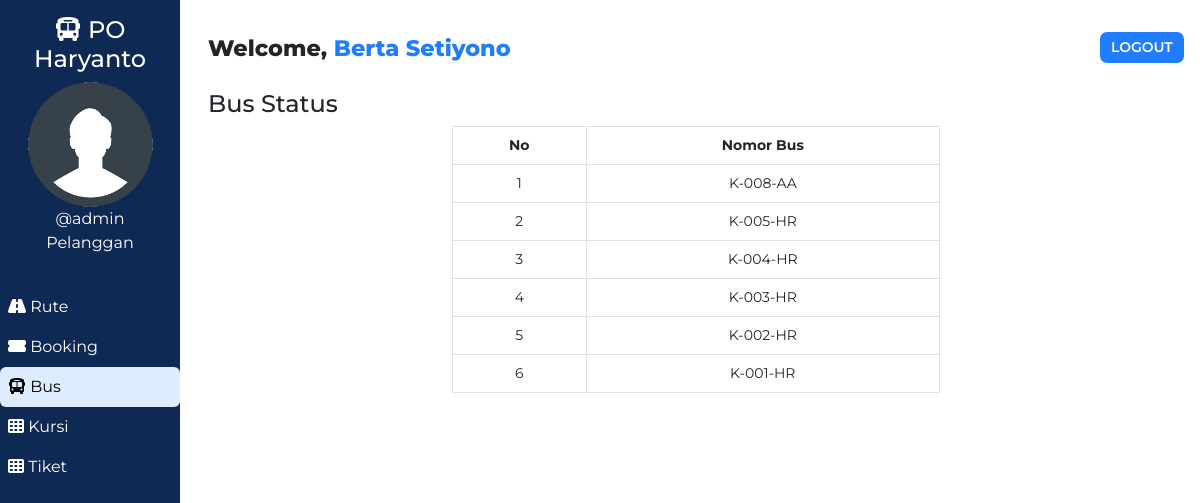
Screenshot of /customer/bus.php (signed in) with the database file from the repository.
### tables this page shows
CREATE TABLE `users` (
  `user_id` int(11) NOT NULL,
  `user_fullname` varchar(100) NOT NULL,
  `user_name` varchar(30) NOT NULL,
  `user_password` varchar(255) NOT NULL,
  `user_created` datetime NOT NULL DEFAULT current_timestamp(),
  `role` varchar(11) NOT NULL
);

CREATE TABLE `buses` (
  `id` int(100) NOT NULL,
  `bus_no` varchar(255) NOT NULL,
  `bus_assigned` tinyint(1) NOT NULL DEFAULT 0,
  `bus_created` datetime NOT NULL DEFAULT current_timestamp()
);

### customer/bus.php (the view, shortened to what this page needs)
<!DOCTYPE html>
<html lang="en">
<head>
    <link href="https://cdn.jsdelivr.net/npm/bootstrap@5.0.1/dist/css/bootstrap.min.css" rel="stylesheet">
    <?php
        $page="bus";
    ?>
</head>
<body>
    <?php require '../assets/partials/_cust-header.php';?>
        <?php
            $resultSql = "SELECT * FROM `buses` ORDER BY bus_created DESC";
            $resultSqlResult = mysqli_query($conn, $resultSql);
            if(!mysqli_num_rows($resultSqlResult)){ ?>
                <div class="container mt-4">
                    <div id="noCustomers" class="alert alert-dark " role="alert">
                        <h1 class="alert-heading">Bus Tidak ditemukan</h1>
                        <p class="fw-light">Tambahkan Data Bus Pertama</p>
                        <hr>
                        <div id="addCustomerAlert" class="alert alert-success" role="alert">
                                Klik <button id="add-button" class="button btn-sm"type="button"data-bs-toggle="modal" data-bs-target="#addModal">Tambah <i class="fas fa-plus"></i></button> untuk tambah Bus!
                        </div>
                    </div>
                </div>
            <?php }
            else { ?>
            <section id="bus">
                <div id="head">
                    <h4>Bus Status</h4>
                </div>
                <div id="bus-results">
                    <table class="table table-hover table-bordered">
                        <thead class="text-center text-bold">
                            <th>No</th>
                            <th>Nomor Bus</th>
                        </thead>
                        <?php
                            $ser_no = 0;
                            while($row = mysqli_fetch_assoc($resultSqlResult))
                            {
                                $ser_no++;
                                $busno = $row["bus_no"];
                        ?>
                        <tr class="text-center">
                            <td>
                                <?php
                                    echo $ser_no;
                                ?>
                            </td>
                            <td>
                                <?php
                                    echo $busno;
                                ?>
                            </td>
                        </tr>
                        <?php
                        }
                    ?>
                    </table>
                </div>
            </section>
            <?php } ?>
        </div>
    </main>
</body>
</html>

### assets/partials/_cust-header.php (shortened to what this page needs)
<?php
    $conn = db_connect();
    $user_id = $_SESSION['user_id'];
    $sql = "SELECT * FROM users WHERE user_id = $user_id";
    $result = mysqli_query($conn, $sql);
    if($row = mysqli_fetch_assoc($result))
    {
        $user_fullname = $row["user_fullname"];
        $user_name = $row["user_name"];
    }
?>
    <main id="container">
        <div id="sidebar">
            <h4><i class="fas fa-bus"></i> PO Haryanto </h4>
            <div>
                <img class="adminDp" src="../assets/img/userav-min.png" height="125px" alt="Admin Profile Pic">
                <p>
                    <?php  echo '@'.$user_name;  ?>
                </p>
                <p>Pelanggan</p>
            </div>
            <ul id="options">
                <li class="option <?php if($page=='route'){ echo 'active';}?>">
                    <a href="./route.php">
                    <i class="fas fa-road"></i> Rute
                    </a>
                </li>
                <li class="option <?php if($page=='booking'){ echo 'active';}?>">
                    <a href="./booking.php">
                    <i class="fas fa-ticket-alt"></i> Booking
                    </a>
                </li>
                <li class="option <?php if($page=='bus'){ echo 'active';}?>">
                    <a href="./bus.php">
                    <i class="fas fa-bus"></i> Bus
                    </a>
                </li>
                <li class="option <?php if($page=='seat'){ echo 'active';}?>">
                    <a href="./seat.php">
                    <i class="fas fa-th"></i> Kursi
                    </a>
                </li>
                <li class="option <?php if($page=='seat'){ echo 'active';}?>">
                    <a href="./kode_tiket.php">
                    <i class="fas fa-th"></i> Tiket
                    </a>
                </li>
            </ul>
        </div>
        <div id="main-content">
            <section id="welcome">
                <ul>
                    <li class="welcome-item">Welcome,
                        <span id="USER">
                            <?php
                                echo $user_fullname;
                            ?>
                        </span>
                    </li>
                    <li class="welcome-item">
                        <button id="logout" class="btn-sm">
                            <a href="../assets/partials/_logout.php">LOGOUT</a>
                        </button>
                    </li>
                </ul>
            </section>

### assets/styles/admin.php (style rules this page uses)
body { margin: 0; box-sizing: border-box; font-family: 'Montserrat', sans-serif; background-color: white; }
html { scroll-behavior: smooth; }
*, *::after, *::before { box-sizing: inherit; }
#USER { color: #207DFF; }
.adminDp { border-radius: 50%; }
#welcome { background-color: white; }
#welcome ul { display: flex; justify-content: space-between; list-style-type: none; padding: 0; margin: 0; }
#welcome li { margin: 0 1rem; padding: 0.5rem 0; }
#welcome li:first-child { font-weight: 800; font-size: 1.4rem; }
#logout { padding: 0.3rem 0.7rem; background-color: #207DFF; font-weight: 600; outline: none; border: none; border-radius: 7px; }
#logout a { color: white; text-decoration: none; }
@media only screen and (min-width:1000px) { #sidebar { text-align: center; background-color: #0E2954; color: white; width: 15%; position: fixed; top: 0%; padding-top: 1rem; z-index: 2; height: 100vh; } }
@media only screen and (min-width:1000px) { #sidebar p { margin: 0; } }
@media only screen and (min-width:1000px) { #sidebar ul { margin-top: 2rem; } }
@media only screen and (min-width:1000px) { #options { list-style-type: none; text-align: left; padding-left: 0; } }
@media only screen and (min-width:1000px) { .option a { display: block; padding: 0.5rem; text-decoration: none; color: inherit; border-radius: 6px; } }
@media only screen and (min-width:1000px) { .active { background-color:#DEECFF; color:black; border-radius: 6px; } }
@media only screen and (min-width:1000px) { #main-content { margin-left: 16%; } }

### assets/styles/admin-options.php (style rules this page uses)
* { font-family: Montserrat; }
#booking #head, #customer #head, #route #head, #seat #head, #bus #head { padding-top: 1rem; }
#booking, #customer, #route, #bus, #seat { padding: 0 1rem; }
table { font-size: 14px; }
#bus table { width: 50%; margin: 0 auto; }
table th,td { padding-left: 0.3rem; }

### rows the page displays
users: user_name "admin", user_fullname "Berta Setiyono"
buses: bus_no "K-008-AA"
buses: bus_no "K-005-HR"
buses: bus_no "K-004-HR"
buses: bus_no "K-003-HR"
buses: bus_no "K-002-HR"
buses: bus_no "K-001-HR"
